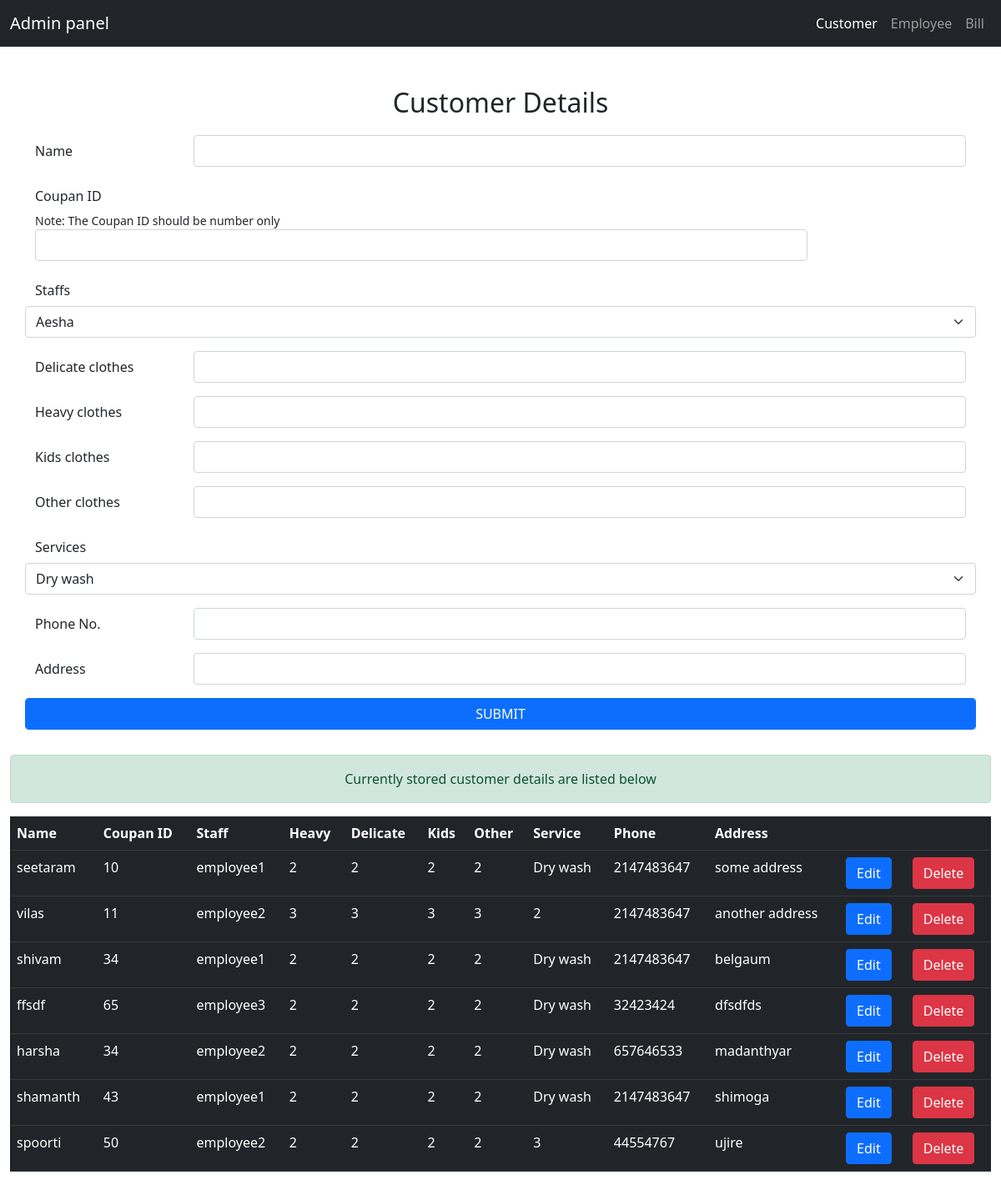
/customer.php, run on the app's committed database.
### tables this page shows
CREATE TABLE `customer` (
  `cid` int(11) NOT NULL,
  `coupan` int(11) NOT NULL,
  `eid` int(11) NOT NULL,
  `cname` varchar(200) NOT NULL,
  `delicate` int(11) NOT NULL,
  `heavy` int(11) NOT NULL,
  `kids` int(11) NOT NULL,
  `other` int(11) NOT NULL,
  `service` varchar(200) NOT NULL,
  `staff` varchar(200) NOT NULL,
  `phone` int(11) NOT NULL,
  `address` varchar(200) NOT NULL,
  `date` date NOT NULL DEFAULT current_timestamp()
);

### customer.php (the view, shortened to what this page needs)
<!DOCTYPE html>
<html lang="en">
  <head>
    <link
      href="https://cdn.jsdelivr.net/npm/bootstrap@5.1.3/dist/css/bootstrap.min.css"
      rel="stylesheet"
    />
  </head>
  <body>
    <nav class="navbar navbar-expand-lg navbar-dark bg-dark mb-5">
        <div class="container-fluid">
          <a class="navbar-brand" href="dashboard.php">Admin panel</a>
            <ul class="navbar-nav  mb-2 mb-lg-0">
              <li class="nav-item">
                <a class="nav-link active" href="#">Customer</a>
              </li>
              <li class="nav-item">
                <a class="nav-link" href="employee.php">Employee</a>
              </li>
              <li class="nav-item">
                <a class="nav-link" href="bill.php">Bill</a>
              </li>
            </ul>
        </div>
      </nav>
    <div class="container">
      <form method='post' action="" >
        <h2 style="text-align: center;margin:20px;">Customer Details</h2>
        <div class="row mb-3">
          <label for="inputEmail3" class="col-sm-2 col-form-label">Name</label>
          <div class="col-sm-10">
            <input type="text" name="name" class="form-control" id="inputEmail3" />
          </div>
        </div>
        <div class="row mb-3">
          <label for="inputPassword3" class="col-sm-2 col-form-label"
            >Coupan ID</label
          >
          <small>Note: The Coupan ID should be number only</small>
          <div class="col-sm-10">
            <input type="number" name="coupan" class="form-control" id="inputPassword3" />
          </div>
        </div>
        <div class="row mb-3">
            <label for="inputPassword3" class="col-sm-2 col-form-label"
            >Staffs</label
          >
          <select class="form-select" name="staff" aria-label="Default select example">
          <?php
$link=new mysqli('localhost','root','','laundry');
$staff=mysqli_query($link,"SELECT * from employee");
while($row=mysqli_fetch_array($staff)){
  echo '<option>'.$row['name'] .'</option>';
}
    ?>
          </select>
        </div>
        <div class="row mb-3">
          <label for="inputPassword3" class="col-sm-2 col-form-label"
            >Delicate clothes</label
          >
          <div class="col-sm-10">
            <input type="number" name="delicate" class="form-control" id="inputPassword3" />
          </div>
        </div>
        <div class="row mb-3">
          <label for="inputPassword3" class="col-sm-2 col-form-label"
            >Heavy clothes</label
          >
          <div class="col-sm-10">
            <input type="number" name="heavy" class="form-control" id="inputPassword3" />
          </div>
        </div>
        <div class="row mb-3">
          <label for="inputPassword3" class="col-sm-2 col-form-label"
            >Kids clothes</label
          >
          <div class="col-sm-10">
            <input type="number" name="kids" class="form-control" id="inputPassword3" />
          </div>
        </div>
        <div class="row mb-3">
          <label for="inputPassword3" class="col-sm-2 col-form-label"
            >Other clothes</label
          >
          <div class="col-sm-10">
            <input type="number" name="other" class="form-control" id="inputPassword3" />
          </div>
        </div>
        <div class="row mb-3">
            <label for="inputPassword3" class="col-sm-2 col-form-label"
            >Services</label
          >
          <select class="form-select" name="service" aria-label="Default select example">
            <option selected>Dry wash</option>
          </select>
        </div>
        <div class="row mb-3">
            <label for="inputPassword3" class="col-sm-2 col-form-label"
              >Phone No.</label
            >
            <div class="col-sm-10">
              <input name="phone" type="number" class="form-control" id="inputPassword3" />
            </div>
          </div>
          <div class="row mb-3">
            <label for="inputPassword3" class="col-sm-2 col-form-label"
              >Address</label
            >
            <div class="col-sm-10">
              <input name="address" type="text" class="form-control" id="inputPassword3" />
            </div>
          </div>
          <div class="row">
              <input name="submit" type="submit" value="SUBMIT" class="form-control btn btn-primary" id="inputPassword3" />
            </div>
          </div>
    <div class="container-fluid" style="margin-top: 30px;">
      <div class="alert alert-success ml-4"  style="text-align: center;">
          <label>Currently stored customer details are listed below</label>
      </div>
<?php
$customers=mysqli_query($link,"SELECT * from customer");
echo "<table class='table table-dark'>
<tr>
<th scope='col'>Name</th>
<th scope='col'>Coupan ID</th>
<th scope='col'>Staff</th>
<th scope='col'>Heavy</th>
<th scope='col'>Delicate</th>
<th scope='col'>Kids</th>
<th scope='col'>Other</th>
<th scope='col'>Service</th>
<th scope='col'>Phone</th>
<th scope='col'>Address</th>
<th scope='col'></th>
<th scope='col'></th>
</tr>";
while($row=mysqli_fetch_array($customers)){
  echo "<tr>";
  echo "<td>"; echo $row['cname'];echo "</td>";
  echo "<td>"; echo $row['coupan'];echo "</td>";
  echo "<td>"; echo $row['staff'];echo "</td>";
  echo "<td>"; echo $row['delicate'];echo "</td>";
  echo "<td>"; echo $row['heavy'];echo "</td>";
  echo "<td>"; echo $row['kids'];echo "</td>";
  echo "<td>"; echo $row['other'];echo "</td>";
  echo "<td>"; echo $row['service'];echo "</td>";
  echo "<td>"; echo $row['phone'];echo "</td>";
  echo "<td>"; echo $row['address'];echo "</td>";
  echo "<td>"; ?><a href="edit.php?id=<?php echo $row["cid"]; ?>"> <button type="text/javascript" class='btn btn-primary'>Edit</button><?php echo "</td>" ;
  echo "<td>"; ?><a href="delete.php?id=<?php echo $row["cid"]; ?>"> <button type="text/javascript" class='btn btn-danger'>Delete</button><?php echo "</td>" ;
  echo "</tr>";
}
?>
  </body>
</html>

### data on the page
customer: cname "seetaram", coupan "10", staff "employee1", delicate "2", heavy "2", kids "2", other "2", service "Dry wash", phone "2147483647", address "some address"
customer: cname "vilas", coupan "11", staff "employee2", delicate "3", heavy "3", kids "3", other "3", service "2", phone "2147483647", address "another address"
customer: cname "shivam", coupan "34", staff "employee1", delicate "2", heavy "2", kids "2", other "2", service "Dry wash", phone "2147483647", address "belgaum"
customer: cname "ffsdf", coupan "65", staff "employee3", delicate "2", heavy "2", kids "2", other "2", service "Dry wash", phone "32423424", address "dfsdfds"
customer: cname "harsha", coupan "34", staff "employee2", delicate "2", heavy "2", kids "2", other "2", service "Dry wash", phone "657646533", address "madanthyar"
customer: cname "shamanth", coupan "43", staff "employee1", delicate "2", heavy "2", kids "2", other "2", service "Dry wash", phone "2147483647", address "shimoga"
customer: cname "spoorti", coupan "50", staff "employee2", delicate "2", heavy "2", kids "2", other "2", service "3", phone "44554767", address "ujire"

### other printed values
form field staff "Aesha"
